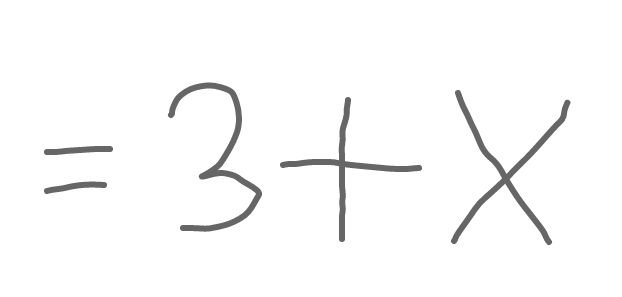
#> input picture ex.png, 622 x 297 px
$ python pipelineTest.py   (older library calls are emulated)
#> lines starting #> are read from the running program, lines starting #| are printed output that depends on the picture; after the words box and inside, x2 and y2 are one past the last pixel; in counts of white or black regions, pixels touching at a corner belong together
### imageProcessor.py
import cv2
import Character as ch
import numpy as np
import characterProcessor as cp
from math import pow

#Read and threshhold image
def getImgMat(path, thresh_lower = 180, thresh_upper = 255):
#> called with path = 'ex.png', thresh_lower = 180, thresh_upper = 255
	img = cv2.imread(path, cv2.COLOR_BGR2GRAY)
#> img is the input picture: shape (297, 622, 3); min 102, max 255, mean 249.5
	threshed_image = cv2.adaptiveThreshold(cv2.cvtColor(img, cv2.COLOR_BGR2GRAY), 255, cv2.ADAPTIVE_THRESH_GAUSSIAN_C, cv2.THRESH_BINARY,41,6)
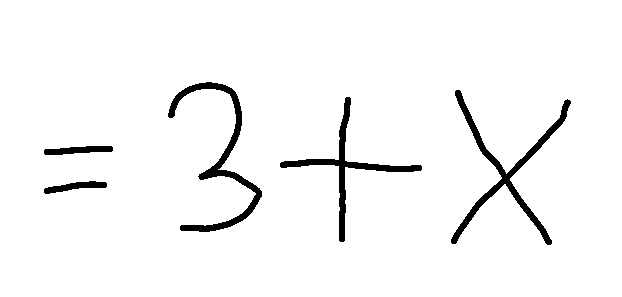
#> threshed_image: shape (297, 622); 96.3% white; 5 black regions
	return threshed_image

#Extract individual characters from image
def extractCharacters(binImg, targetResolution = (45,45), thresh_lower = 180, thresh_upper = 255):
#> called with targetResolution = (28, 28), thresh_lower = 180, thresh_upper = 255
	image, contours, hier = cv2.findContours(binImg, cv2.RETR_TREE,cv2.CHAIN_APPROX_SIMPLE)
#> contours = 6 contours; box (x1, y1, x2, y2) and area: (0, 0, 622, 297) 183816, (450, 89, 572, 246) 2538, (167, 81, 263, 233) 2366, (279, 96, 423, 243) 2011, (43, 145, 114, 156) 493, (43, 180, 108, 195) 461
	imgHeight, imgWidth = image.shape
#> imgHeight = 297; imgWidth = 622
	characters = []
	for c in contours:
		x, y, w, h = cv2.boundingRect(c)
		if (pow(max(h,w),2)>(imgHeight*imgWidth)/1200 and pow(max(h,w),2)<(imgHeight*imgWidth)/5): #TODO improve; disregard tiny and huge components
			img = binImg[y:y+h,x:x+w]
			char = ch.Character(img,x,y,w,h)
			characters.append(char)
#> this loop made 6 passes
#> (x, y, w, h) on passes 2 to 6: (43, 180, 65, 15), (43, 145, 71, 11), (279, 96, 144, 147), (450, 89, 122, 157), (167, 81, 96, 152)
#> (c, x, y, w, h) on pass 1: ([[0, 0], [0, 296], [621, 296], [621, 0]], 0, 0, 622, 297)
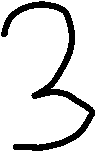
#> img: shape (152, 96); 85.8% white; 1 black region, box (x1, y1, x2, y2) and area: (1, 1, 95, 151) 2065
#> after the loop, characters = 5 items

	cp.processCharacters(characters)
	for char in characters:
		squareImage(char)
		resize(char,targetResolution)

	return characters

#Make image square by adding white space in the shortest direction
def squareImage(char):
	w = char.width
	h = char.height
	if w > h:
		diff = w-h
		padding = int(diff/2.0)
		dim = (padding,w)
		paddingMat = 225*np.ones(dim,dtype=np.uint8)
		char.image = np.concatenate((paddingMat,char.image,paddingMat),0)
	elif h > w:
		diff = h-w
		padding = int(diff/2.0)
		dim = (h,padding)
		paddingMat = 255*np.ones(dim,dtype=np.uint8)
		char.image = np.concatenate((paddingMat,char.image,paddingMat),1)

	size = char.image.shape
	if size[0] > size[1]:
		char.image = np.concatenate((char.image,255*np.ones((h,1),dtype=np.uint8)),1)
	elif size[1] > size[0]:
		char.image = np.concatenate((char.image,255*np.ones((1,w),dtype=np.uint8)),0)

#Resize image
def resize(char,targetResolution):
	char.image = cv2.resize(char.image,targetResolution)
	ret, char.image = cv2.threshold(char.image, 128, 255, cv2.THRESH_BINARY)

#Draw bounding boxes around each character
# [30 lines left out: functions drawCharacterBounds, drawClassifiedCharacters, skeletize, not called in this run]

### Character.py
import cv2
import Network

#Representation of a character in an equation
class Character:

	symbol = None #The symbol the neural network has identified


	def __init__(self,image,xPos,yPos,width,height):
		self.image = image #Image matrix to input to Neural Network
		self.xPos = xPos #x position of top left corner of bounding box in image
		self.yPos = yPos #y position of top left corner of bounding box in image
		self.width = width #width of bounding box
		self.height = height #height of bounding box


	# [4 lines left out: function show, not called in this run]

	def identifySymbol(self, net):
		self.symbol =Network.net.feedforward(self.image)

### characterProcessor.py
import numpy as np
import Character

#Check if the bounding boxes of two charactes intersect
def charIntersectes(a, b):
	if(a.xPos+a.width/2 > b.xPos) and (a.xPos+a.width/2 < b.xPos+b.width):
		if(a.yPos+a.width/2 > b.yPos) and (a.yPos+a.width/2 < b.yPos+b.height):
			return True
	return False

#Check if two characters are directly above each other
def charsAbove(a, b):
	if (-a.xPos + b.xPos) < (a.width+b.width)/4 :
		#Over hverandre
		if(abs(a.yPos - b.yPos)) <= (a.width+b.width)/2:
			return True
	return False

#Sort characters by x-position
def sortChars(chars):
	chars.sort(key=lambda x:x.xPos)
	return chars

#Merge two characters
def combine(a, b):
	xMax = max(a.xPos+a.width, b.xPos+b.width)
	xMin = min(a.xPos, b.xPos)
	yMax = max(a.yPos+a.height, b.yPos+b.height)
	yMin = min(a.yPos, b.yPos)

	char = np.ones((yMax-yMin, xMax-xMin),dtype=np.uint8)*255

	char[a.yPos-yMin:a.yPos+a.height-yMin, a.xPos-xMin:a.xPos+a.width-xMin] = a.image
	char[b.yPos-yMin:b.yPos+b.height-yMin, b.xPos-xMin:b.xPos+b.width-xMin] = b.image

	return Character.Character(char, xMin, yMin, xMax-xMin, yMax-yMin)


#Merge all characters in image which intersects or are above
def processCharacters(chars):
	i = 0
	chars = sortChars(chars)
#> chars = 5 items
	while i < len(chars)-1:
		shouldCombine = False
		if(charIntersectes(chars[i], chars[i+1]) or charIntersectes(chars[i+1], chars[i])):
			shouldCombine = True

		if(charsAbove(chars[i], chars[i+1])):
			shouldCombine = True

		if(shouldCombine):
			chars[i] = combine(chars[i], chars[i+1])
			chars.pop(i+1)
		else:
			i+=1
#> this loop made 4 passes
#> (shouldCombine, xMax in combine, yMax in combine) on pass 1: (True, 114, 195)
#> pass 1, in __init__ (call 6), `self.image = image`:
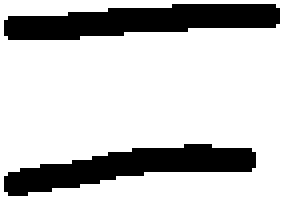
#> self.image: shape (50, 71) (shown 4 times larger); 77% white; 2 black regions, box (x1, y1, x2, y2) and area: (1, 1, 70, 10) 421, (1, 36, 64, 49) 395
#> after the loop, chars = 4 items; i = 3
	return chars

### mnist_loader.py
"""
mnist_loader
~~~~~~~~~~~~

A library to load the MNIST image data.  For details of the data
structures that are returned, see the doc strings for ``load_data``
and ``load_data_wrapper``.  In practice, ``load_data_wrapper`` is the
function usually called by our neural network code.
"""

#### Libraries
# Standard library
import pickle as cPickle
import gzip

# Third-party libraries
import numpy as np

def load_data():
    """Return the MNIST data as a tuple containing the training data,
    the validation data, and the test data.

    The ``training_data`` is returned as a tuple with two entries.
    The first entry contains the actual training images.  This is a
    numpy ndarray with 50,000 entries.  Each entry is, in turn, a
    numpy ndarray with 784 values, representing the 28 * 28 = 784
    pixels in a single MNIST image.

    The second entry in the ``training_data`` tuple is a numpy ndarray
    containing 50,000 entries.  Those entries are just the digit
    values (0...9) for the corresponding images contained in the first
    entry of the tuple.

    The ``validation_data`` and ``test_data`` are similar, except
    each contains only 10,000 images.

    This is a nice data format, but for use in neural networks it's
    helpful to modify the format of the ``training_data`` a little.
    That's done in the wrapper function ``load_data_wrapper()``, see
    below.
    """
    f = gzip.open('data/mnist.pkl.gz', 'rb')
    training_data, validation_data, test_data = cPickle.load(f)
    f.close()
    return (training_data, validation_data, test_data)

def load_data_wrapper():
    """Return a tuple containing ``(training_data, validation_data,
    test_data)``. Based on ``load_data``, but the format is more
    convenient for use in our implementation of neural networks.

    In particular, ``training_data`` is a list containing 50,000
    2-tuples ``(x, y)``.  ``x`` is a 784-dimensional numpy.ndarray
    containing the input image.  ``y`` is a 10-dimensional
    numpy.ndarray representing the unit vector corresponding to the
    correct digit for ``x``.

    ``validation_data`` and ``test_data`` are lists containing 10,000
    2-tuples ``(x, y)``.  In each case, ``x`` is a 784-dimensional
    numpy.ndarry containing the input image, and ``y`` is the
    corresponding classification, i.e., the digit values (integers)
    corresponding to ``x``.

    Obviously, this means we're using slightly different formats for
    the training data and the validation / test data.  These formats
    turn out to be the most convenient for use in our neural network
    code."""
    tr_d, va_d, te_d = load_data()
    training_inputs = [np.reshape(x, (784, 1)) for x in tr_d[0]]
    training_results = [vectorized_result(y) for y in tr_d[1]]
    training_data = zip(training_inputs, training_results)
    validation_inputs = [np.reshape(x, (784, 1)) for x in va_d[0]]
    validation_data = zip(validation_inputs, va_d[1])
    test_inputs = [np.reshape(x, (784, 1)) for x in te_d[0]]
    test_data = zip(test_inputs, te_d[1])
    return (training_data, validation_data, test_data)

# [8 lines left out: function vectorized_result, not called in this run]

### pipelineTest.py
import Network as nw
import imageProcessor as ip
import Classifier as cl
import numpy as np
import cv2
import mnist_loader

imgMat = ip.getImgMat('ex.png')
chars = ip.extractCharacters(imgMat, (28,28))
#> the loop in extractCharacters, `for char in characters:` made 4 passes
#> (w in squareImage, h in squareImage, diff in squareImage, padding in squareImage, dim in squareImage, size in squareImage) on passes 1 to 4: (71, 50, 21, 10, (10, 71), (70, 71)), (96, 152, 56, 28, (152, 28), (152, 152)), (144, 147, 3, 1, (147, 1), (147, 146)), (122, 157, 35, 17, (157, 17), (157, 156))
#> pass 1, in squareImage, `char.image = np.concatenate((paddingMat,char.image,paddingMat),0)`:
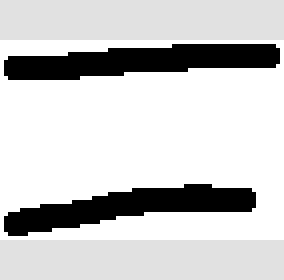
#> char.image: shape (70, 71) (shown 4 times larger); min 0, max 255, mean 204.6
#> pass 1, in squareImage, `char.image = np.concatenate((char.image,255*np.ones((1,w),dtype=np.uin..`:
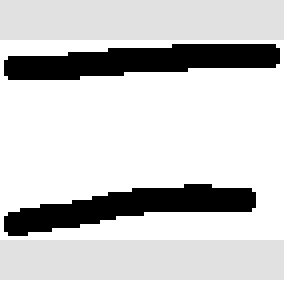
#> char.image: shape (71, 71) (shown 4 times larger); min 0, max 255, mean 205.3
#> pass 1, in resize, `char.image = cv2.resize(char.image,targetResolution)`:
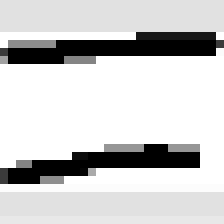
#> char.image: shape (28, 28) (shown 8 times larger); min 0, max 255, mean 204.2
#> pass 1, in resize, `ret, char.image = cv2.threshold(char.image, 128, 255, cv2.THRESH_BINARY)`:
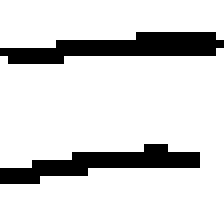
#> char.image: shape (28, 28) (shown 8 times larger); 84.6% white; black in thin lines or dots, all inside (x1, y1, x2, y2) = (0, 4, 28, 23)
#> chars = 4 items

#net = nw.Network([784,100,10])
#> (the run stopped early here; a loop or call above may not have finished)
